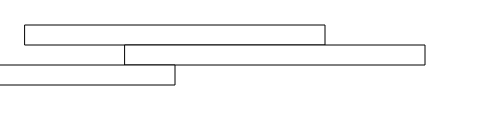
Frame 1 (no input)
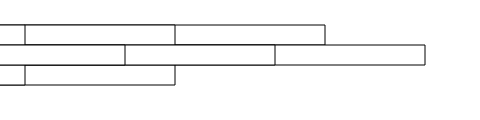
Frame 60 (no input)
Frame 120 (the mouse pressed at the canvas centre since frame 60): identical to frame 60, image omitted

The p5.js sketch that drew these frames (run headless with seeded random() and noise() and a simulated clock; from frame 60 on, the mouse is pressed at the canvas centre):

// p5.js sketch
// ── sketch.js
// Getting Started with p5.js
// Lauren McCarthy, Casey Reas, Ben Fry

// Example 2-7: variable math

var x = 25;
var h = 20;
var y = 25;

function setup() {
  createCanvas(480, 120);
}

function draw() {
  rect(x, y, 300, h);        // top
  x = x + 100;
  rect(x, y + h, 300, h);    // middle
  x = x - 250;
  rect(x, y + h*2, 300, h);  // bottom
}
